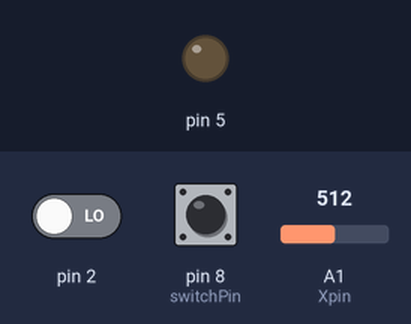
This sketch was run on a simulated Arduino Uno, built with avr-gcc and run on an emulated ATmega328P. Parts: output pins drawn as LEDs (lit = HIGH). The inputs (shaded band) are chosen by the test bench; at power-on: pin 8 (switchPin) LOW, pin 2 LOW, A1 (Xpin) = 512. What the sketch prints to the serial monitor is not drawn.

Above: at 1.2 s.
1.3 s: pin 8 (switchPin) pulled HIGH for 0.15 s
At 1.8 s:
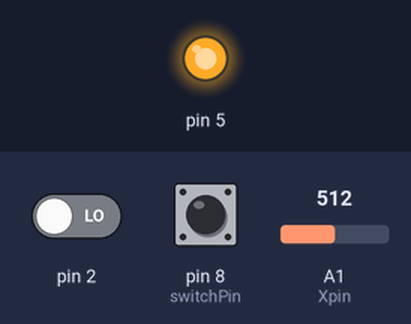
Timing chart, 0 to 8.8 s (numbered marks = the images above; inputs shaded):
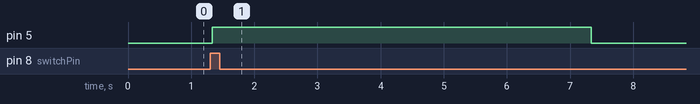

The sketch:

cool.ino
```cpp
#include <ArduinoJson.h>

StaticJsonDocument<48> doc;
int posX = 0;
int bt;
int joysBt = 2;
int Xpin = A1;

int switchPin = 8;
int switchVal = 0;
int bzVal = 5;


void setup() {
  pinMode(switchPin,INPUT);
  pinMode(Xpin,INPUT);
  pinMode(2,INPUT);
  pinMode(5,OUTPUT);
 // digitalWrite(joysBt,HIGH);


  Serial.begin(9600);
  //Serial.println(F("DHTxx test!"));
}

void loop() {
  // Wait a few seconds between measurements (slow sensor).
  delay(100);
  posX = analogRead(Xpin);
  bt = digitalRead(2);
  switchVal = digitalRead(switchPin);

  if (switchVal == 1) {
    digitalWrite(5,HIGH);
    delay(6000);
    digitalWrite(switchPin,LOW);
    digitalWrite(5,LOW);
  }


  float x = posX;
  float pulse = switchVal;
  float buzzer = bzVal;
  float btn = bt;

  doc["JoystickBtn"] = btn;
  doc["PosX"] = x;
  doc["Pulse"]= pulse;
  doc["Buzzer"]=buzzer;

  // Check if any reads failed and exit early (to try again).
  if (isnan(x) || isnan(btn)|| isnan(pulse)||isnan(buzzer)) {
    Serial.println(F("Failed"));
    return;
  }

  serializeJson(doc, Serial);
  Serial.println();
}
```

Measured:
- after the input at 1.3 s, pin 5: LOW → HIGH at once, → LOW 6.0 s later
